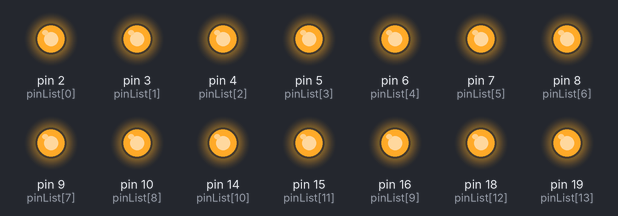
Bench run of a sketch on a simulated Arduino Uno, built with avr-gcc and run on an emulated ATmega328P. Parts: output pins drawn as LEDs (lit = HIGH). Random numbers use the default seed unless the sketch sets one.

Above: at 0.1 s.
Timing chart, 0 to 40.0 s (numbered marks = the images above):
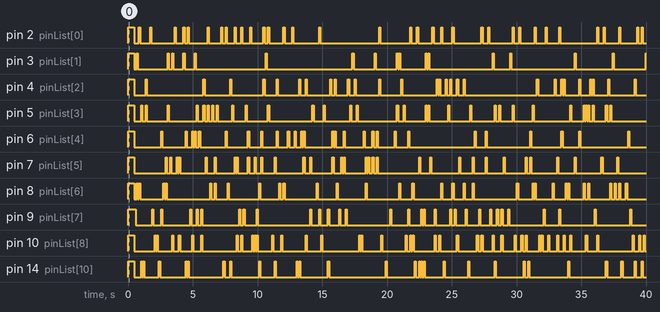

The sketch:

timing_test.ino
```cpp
/**
 *
 *                   14
 *               6,--"^"--.8
 *             ,'\         /`.
 *           ,'   \15____5/   `.
 *          |2     /       \     |16
 *          |    /         \    |
 *          |  4/           \7  |
 *          3'' `-.       ,-' ``/10
 *           \     `-.18-'     /
 *            \       |       /
 *             9-.._  |  _,,19
 *                  ``"''
 *
 *
 *
 *
 */
int pinList[] = {2,3,4,5,6,7,8,9,10,16,14,15,18,19};
int oldIdx = -1;

void startUp(){
  for(int i = 0; i < 14; i++){
    digitalWrite(pinList[i],HIGH);
  }

  delay(500);

  for(int j = 0; j < 14; j++){
    digitalWrite(pinList[j],LOW);
  }
}

void setup() {
  pinMode(2, OUTPUT);
  pinMode(3, OUTPUT);
  pinMode(4, OUTPUT);
  pinMode(5, OUTPUT);
  pinMode(6, OUTPUT);
  pinMode(7, OUTPUT);
  pinMode(8, OUTPUT);
  pinMode(9, OUTPUT);
  pinMode(10, OUTPUT);
  pinMode(16, OUTPUT);
  pinMode(14, OUTPUT);
  pinMode(15, OUTPUT);
  pinMode(18, OUTPUT);
  pinMode(19, OUTPUT);

  startUp();


}


//Returns a """random""" pin for strobing purposes.
//Keeps track of the last pin it activates and deliberatly refrains from choosing that pin twice in a row.
//Makes the pin selection feel more random than a simple rand%14 call; but is, ironically enough, statistically less random...
//
//probability moment
int getRandomIdx(){
  int idx = rand() % 14;
  if(idx == oldIdx){
    return getRandomIdx();
  } else {
    oldIdx = idx;
    return idx;
  }
}

void ring_strobe(int bpm, double division, double len){
  if(len > 1 || len < 0){
    Serial.print("ERROR: INVALID STROBE LENGTH");
    return;
  }
  double wholeBpm = bpm / 4.0;
  double baseMs = 60000.0 / wholeBpm;
  double stepLength = (baseMs / division) * len;
  double smalldelay = stepLength - (int)stepLength;
  double restDelay = (baseMs / division) * (1 - len);
  double smallrest = restDelay - (int)restDelay;

  while(true){
    int idx = rand() % 3;
    if(idx == 0){
      digitalWrite(15,HIGH);
      digitalWrite(5,HIGH);
      digitalWrite(7,HIGH);
      digitalWrite(18,HIGH);
      digitalWrite(4,HIGH);
    }
    if(idx == 1){
        digitalWrite(6,HIGH);
        digitalWrite(10,HIGH);
        digitalWrite(8,HIGH);
        digitalWrite(3,HIGH);
      }
      if(idx == 2){
        digitalWrite(14,HIGH);
        digitalWrite(16,HIGH);
        digitalWrite(19,HIGH);
        digitalWrite(9,HIGH);
        digitalWrite(2,HIGH);
      }
      delay((int)stepLength);
      delayMicroseconds(smalldelay*1000);
      for(int i = 0; i<14; i++){
        digitalWrite(pinList[i],LOW);
      }
      delay((int)restDelay);
      delayMicroseconds(smallrest*1000);
    }
  }

//Randomly activates LEDs according to a given BPM, Note Length, & note duration (Accurate down to the microsecond!).
//Due to potential sync issues, this does go out of sync for after a certain length of time.
//Rough calculations estimate after 4 minutes, the effect is out of sync by about 6 milliseconds.
//Not too shabby if I do say so myself.
//BPM: Integer       | Beats per minute of random strobe
//DIVISION: Double   | Note length (8 = 8th note, 4 = 4th note, etc)
//LEN: Double        | Percentage of note length where led is HIGH (Reccomended to be below .5 for strobe effects)
void random_strobe(int bpm, double division, double len){
  if(len > 1 || len < 0){
    Serial.print("ERROR: INVALID STROBE LENGTH");
    return;
  }
  double wholeBpm = bpm / 4.0;
  double baseMs = 60000.0 / wholeBpm;
  double stepLength = (baseMs / division) * len;
  double smalldelay = stepLength - (int)stepLength;
  double restDelay = (baseMs / division) * (1 - len);
  double smallrest = restDelay - (int)restDelay;

  while(true){
    int idx = getRandomIdx();
    int pin_i = pinList[idx];
    digitalWrite(pin_i, HIGH);
    Serial.print("SHOWING PIN: ");
    Serial.println(pin_i);
    delay((int)stepLength);
    delayMicroseconds(smalldelay*1000);
    digitalWrite(pin_i, LOW);
    delay((int)restDelay);
    delayMicroseconds(smallrest*1000);
  }

}

//Virtually identical to random_strobe, but uses 2 LEDs rather than one.

//TODO: REFACTOR TO replace 'random_strobe()' and 'random_twostrobe()' with a single function 'random_nstrobe()'
//Randomly activates 2 LEDs according to a given BPM, Note Length, & note duration (Accurate down to the microsecond!).
//Due to potential sync issues, this does go out of sync for after a certain length of time.
//Rough calculations estimate after 4 minutes, the effect is out of sync by about 6 milliseconds.
//Not too shabby if I do say so myself.
//BPM: Integer       | Beats per minute of random strobe
//DIVISION: Double   | Note length (8 = 8th note, 4 = 4th note, etc)
//LEN: Double        | Percentage of note length where led is HIGH (Reccomended to be below .5 for strobe effects)
void random_Twostrobe(int bpm, double division, double len){
  if(len > 1 || len < 0){
    Serial.print("ERROR: INVALID STROBE LENGTH");
    return;
  }
  double wholeBpm = bpm / 4.0;
  double baseMs = 60000.0 / wholeBpm;
  double stepLength = (baseMs / division) * len;
  double smalldelay = stepLength - (int)stepLength;
  double restDelay = (baseMs / division) * (1 - len);
  double smallrest = restDelay - (int)restDelay;

  while(true){
    int idx1 = getRandomIdx();
    int idx2 = getRandomIdx();
    int pin_i1 = pinList[idx1];
    int pin_i2 = pinList[idx2];
    digitalWrite(pin_i1, HIGH);
    digitalWrite(pin_i2, HIGH);
    Serial.print("SHOWING PIN: ");
    //Serial.println(pin_i);
    delay((int)stepLength);
    delayMicroseconds(smalldelay*1000);
    digitalWrite(pin_i1, LOW);
    digitalWrite(pin_i2, LOW);
    delay((int)restDelay);
    delayMicroseconds(smallrest*1000);
  }

}

void loop() {
 random_Twostrobe(175,8,.5);
}
```
